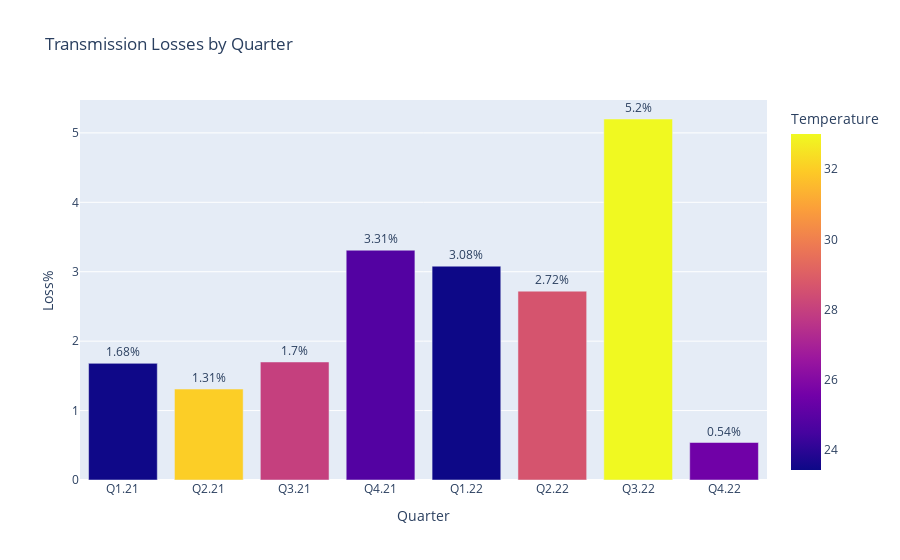

Source (notebook cell):
### Code cell
loss_data = {
    'Quarter': ['Q1.21','Q2.21','Q3.21','Q4.21','Q1.22','Q2.22','Q3.22','Q4.22'],
    'Loss%': list(map(lambda x:float(x.iloc[4]['Total.1'].replace('%','')),quarter_ls)) + loss22.iloc[0,:].to_list(),
    'Temperature': [q1_t,q2_t,q3_t,q4_t,q1_22_t,q2_22_t,q3_22_t,q4_22_t]
}

fig = px.bar(loss_data, x='Quarter', y='Loss%',
            title="Transmission Losses by Quarter",
            color='Temperature')
fig.update_traces(texttemplate='%{y}%', textposition='outside')

### Figure 1 — Plotly figure (JSON) as saved in the notebook; plotly's stock layout.template omitted (floating-point values rounded to 4 significant figures)
{"data": [{"alignmentgroup": "True", "hovertemplate": "Quarter=%{x}<br>Loss%=%{y}<br>Temperature=%{marker.color}<extra></extra>", "legendgroup": "", "marker": {"color": [23.47, 32.03, 28, 24.8, 23.43, 28.63, 33, 25.5], "coloraxis": "coloraxis", "pattern": {"shape": ""}}, "name": "", "offsetgroup": "", "orientation": "v", "showlegend": false, "textposition": "outside", "texttemplate": "%{y}%", "type": "bar", "x": ["Q1.21", "Q2.21", "Q3.21", "Q4.21", "Q1.22", "Q2.22", "Q3.22", "Q4.22"], "xaxis": "x", "y": [1.68, 1.31, 1.7, 3.31, 3.08, 2.72, 5.2, 0.54], "yaxis": "y"}], "layout": {"barmode": "relative", "coloraxis": {"colorbar": {"title": {"text": "Temperature"}}, "colorscale": [[0, "#0d0887"], [0.1111, "#46039f"], [0.2222, "#7201a8"], [0.3333, "#9c179e"], [0.4444, "#bd3786"], [0.5556, "#d8576b"], [0.6667, "#ed7953"], [0.7778, "#fb9f3a"], [0.8889, "#fdca26"], [1, "#f0f921"]]}, "legend": {"tracegroupgap": 0}, "title": {"text": "Transmission Losses by Quarter"}, "xaxis": {"anchor": "y", "domain": [0, 1], "title": {"text": "Quarter"}}, "yaxis": {"anchor": "x", "domain": [0, 1], "title": {"text": "Loss%"}}}}
